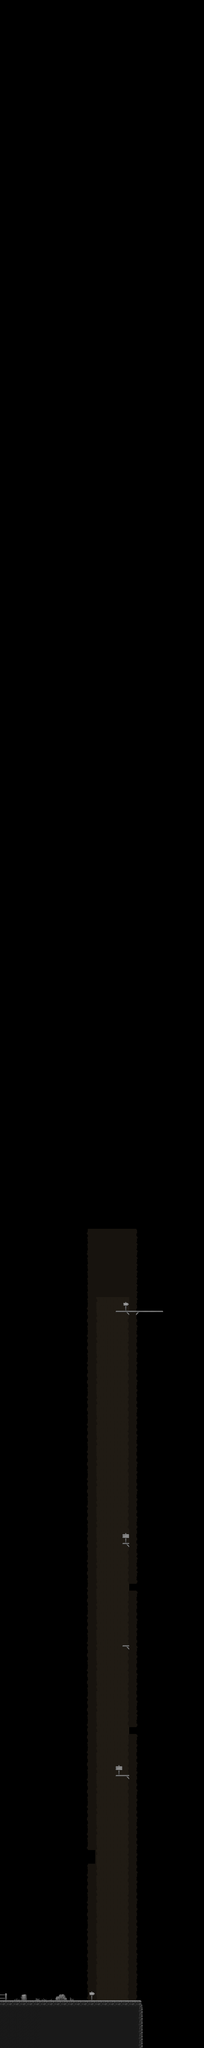

This game map was drawn from its Tiled (.tmx) file and the tilesets committed beside it. A one-line description and the trimmed map source follow:
An orthogonal 30x300 tile map with 32x32 px tiles, 5 tile layers (Capa de patrones 1, background, background_2, platforms, ...), 5 tilesets and 81 objects (27x firefly, 7x mushroom, 2x light, camera_y_margin_trigger, glide_trigger, ...).

<map version="1.10" tiledversion="1.11.2" orientation="orthogonal" renderorder="right-down" width="30" height="300" tilewidth="32" tileheight="32" infinite="0" nextlayerid="20" nextobjectid="180">
 <tileset firstgid="1" source="../assets/tiles.tsx" />
 <tileset firstgid="257" source="../assets/TX Village Props.tsx" />
 <tileset firstgid="1281" source="../assets/TX Tileset Ground.tsx" />
 <tileset firstgid="1537" source="../assets/tree.tsx" />
 <tileset firstgid="1562" source="../assets/Props_changed.tsx" />
 <layer id="1" name="Capa de patrones 1" width="30" height="300">
  <data>[9000 cells, 543 non-empty, 18 distinct tile ids]</data>
 </layer>
 <layer id="16" name="background" width="30" height="300">
  <properties>
   <property name="render_as_image" value="True" />
  </properties>
  <data>[9000 cells, 588 non-empty, 23 distinct tile ids]</data>
 </layer>
 <layer id="18" name="background_2" width="30" height="300">
  <properties>
   <property name="render_as_image" value="True" />
  </properties>
  <data>[9000 cells, 143 non-empty, 13 distinct tile ids]</data>
 </layer>
 <layer id="17" name="platforms" width="30" height="300">
  <data>[9000 cells, 10 non-empty, 6 distinct tile ids]</data>
 </layer>
 <layer id="8" name="delimiters" width="30" height="300">
  <data>[9000 cells, 152 non-empty, 1 distinct tile ids]</data>
 </layer>
 <objectgroup id="7" name="triggers">
  <object id="97" name="camera_y_margin_trigger" x="657.515" y="6177.88" width="280.939" height="218.182" />
  <object id="146" name="glide_trigger" x="641" y="5986" width="126" height="154" />
  <object id="170" name="end_of_phase" type="trigger" x="669.334" y="9128.67" width="265.333" height="273.333" />
  <object id="174" name="movement_bounds" x="665.333" y="6184" width="269.333" height="3090" />
 </objectgroup>
 <objectgroup id="6" name="fireflies">
  <object id="33" name="f1" type="firefly" x="787.333" y="7092.67">
   <point />
  </object>
  <object id="35" name="f3" type="firefly" x="854" y="7406.67">
   <point />
  </object>
  <object id="37" name="f5 " type="firefly" x="720" y="7524">
   <point />
  </object>
  <object id="38" name="f6" type="firefly" x="832" y="7564">
   <point />
  </object>
  <object id="39" name="f7" type="firefly" x="756" y="7646">
   <point />
  </object>
  <object id="41" name="f9" type="firefly" x="732" y="7776">
   <point />
  </object>
  <object id="42" name="f10" type="firefly" x="876" y="7898">
   <point />
  </object>
  <object id="43" name="f11" type="firefly" x="726" y="7928">
   <point />
  </object>
  <object id="45" name="f13" type="firefly" x="762" y="8054">
   <point />
  </object>
  <object id="46" name="f14" type="firefly" x="886" y="8096">
   <point />
  </object>
  <object id="48" name="f16" type="firefly" x="702" y="8250">
   <point />
  </object>
  <object id="49" name="f17" type="firefly" x="888" y="8238">
   <point />
  </object>
  <object id="55" name="f20" type="firefly" x="864" y="8418">
   <point />
  </object>
  <object id="56" name="f19" type="firefly" x="758" y="8382">
   <point />
  </object>
  <object id="77" name="f22" type="firefly" x="736" y="8586">
   <point />
  </object>
  <object id="78" name="f23" type="firefly" x="836" y="8562">
   <point />
  </object>
  <object id="80" name="f25" type="firefly" x="864" y="8724">
   <point />
  </object>
  <object id="82" name="f27" type="firefly" x="858" y="8864">
   <point />
  </object>
  <object id="83" name="f28" type="firefly" x="738" y="8762">
   <point />
  </object>
  <object id="85" name="f30" type="firefly" x="761.333" y="8878">
   <point />
  </object>
  <object id="86" name="f31" type="firefly" x="862" y="9068">
   <point />
  </object>
  <object id="88" name="f33" type="firefly" x="874.667" y="8969.33">
   <point />
  </object>
  <object id="89" name="f34" type="firefly" x="707.333" y="9004">
   <point />
  </object>
  <object id="91" x="869" y="7712">
   <point />
  </object>
  <object id="93" name="f36" type="firefly" x="898" y="7532">
   <point />
  </object>
  <object id="94" name="f37" type="firefly" x="890" y="7314">
   <point />
  </object>
  <object id="95" name="38" type="firefly" x="718" y="7234">
   <point />
  </object>
  <object id="96" name="f39" type="firefly" x="888" y="7098">
   <point />
  </object>
  <object id="148" name="f37" x="712" y="6249">
   <point />
  </object>
  <object id="150" name="f39" x="709" y="6360">
   <point />
  </object>
  <object id="151" name="f40" x="822" y="6387">
   <point />
  </object>
  <object id="152" name="f41" x="720" y="6492">
   <point />
  </object>
  <object id="153" name="f42" x="867" y="6483">
   <point />
  </object>
  <object id="155" name="f44" x="849" y="6602">
   <point />
  </object>
  <object id="156" name="f45" x="846" y="6236">
   <point />
  </object>
  <object id="157" name="f46" x="733" y="6649">
   <point />
  </object>
  <object id="159" name="f48" x="780" y="6784">
   <point />
  </object>
  <object id="160" name="f49" x="720" y="6865">
   <point />
  </object>
  <object id="161" name="f50" x="870" y="6865">
   <point />
  </object>
  <object id="163" name="f52" x="704" y="7010">
   <point />
  </object>
  <object id="164" name="f53" x="882" y="6989">
   <point />
  </object>
 </objectgroup>
 <objectgroup id="5" name="spiders">
  <object id="122" name="a7" x="592" y="8089">
   <point />
  </object>
  <object id="135" name="a1" x="452" y="6962">
   <point />
  </object>
  <object id="136" name="a2" x="594" y="6750">
   <point />
  </object>
  <object id="139" name="a3" x="595" y="6572">
   <point />
  </object>
  <object id="140" name="a4" x="438" y="6400">
   <point />
  </object>
  <object id="145" name="a6" x="438" y="6207">
   <point />
  </object>
 </objectgroup>
 <objectgroup id="3" name="mushrooms" class="mushroom">
  <object id="5" name="m1" type="Mushroom" x="552.89" y="9329.88">
   <point />
  </object>
  <object id="6" name="m2" type="mushroom" x="429.444" y="9262.22">
   <point />
  </object>
  <object id="7" name="m3" type="mushroom" x="501.667" y="9120.56">
   <point />
  </object>
  <object id="8" name="m4" type="mushroom" x="557.445" y="8976">
   <point />
  </object>
  <object id="10" name="m5" type="mushroom" x="430.444" y="8939.33">
   <point />
  </object>
  <object id="12" name="m7" type="mushroom" x="490" y="8782.66">
   <point />
  </object>
  <object id="16" name="m8" type="mushroom" x="496.445" y="8607.67">
   <point />
  </object>
  <object id="17" name="m9" type="mushroom" x="498.334" y="8429.56">
   <point />
  </object>
  <object id="118" name="m17" x="499" y="8154">
   <point />
  </object>
  <object id="121" name="m18" x="433" y="8288">
   <point />
  </object>
  <object id="124" name="m20" x="511.5" y="7810">
   <point />
  </object>
  <object id="125" name="m21" x="496" y="7636">
   <point />
  </object>
  <object id="128" name="m22" x="502" y="7487">
   <point />
  </object>
  <object id="129" name="m23" x="499" y="7325">
   <point />
  </object>
  <object id="132" name="m19" x="498" y="7966">
   <point />
  </object>
  <object id="133" name="m24" x="501" y="7136">
   <point />
  </object>
  <object id="134" name="m25" x="502" y="6966">
   <point />
  </object>
  <object id="137" name="m26" x="500" y="6782">
   <point />
  </object>
  <object id="138" name="m27" x="499" y="6588">
   <point />
  </object>
  <object id="141" name="m28" x="500" y="6408">
   <point />
  </object>
  <object id="143" name="m29" x="501" y="6238">
   <point />
  </object>
 </objectgroup>
 <objectgroup id="9" name="right_lights">
  <object id="120" name="r1" type="light" x="671" y="8089">
   <point />
  </object>
  </objectgroup>
 <objectgroup id="2" name="player">
  <!-- 2 objects omitted --></objectgroup>
 <objectgroup id="19" name="checkpoints">
  <!-- 4 objects omitted --></objectgroup>
 <objectgroup id="4" name="left_lights">
  <!-- 1 objects omitted --></objectgroup>
</map>
<!-- 8 of 81 objects omitted -->
